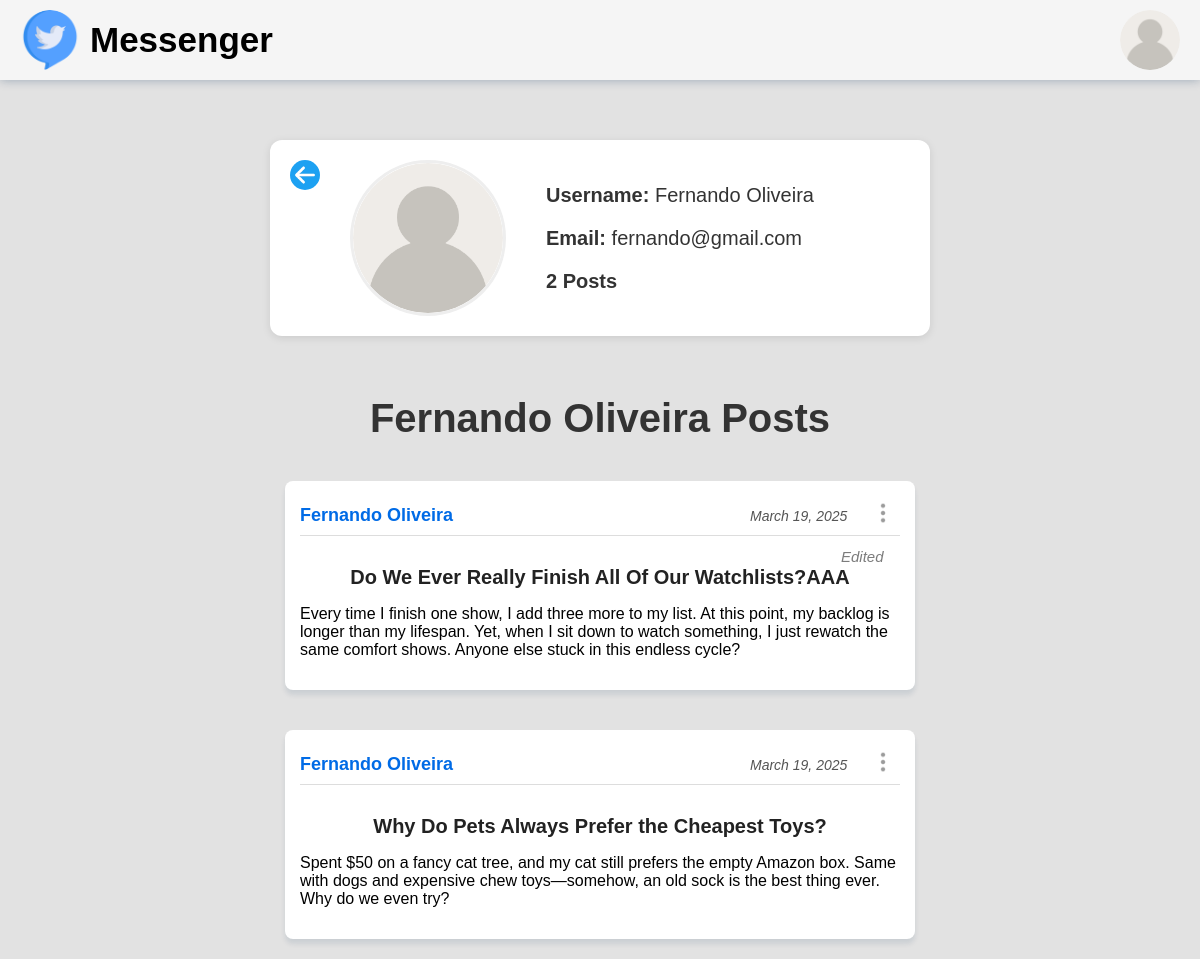
Page /user-page/7 (signed in) on the committed database.
### blog_app/models.py (models this page shows)
class Post(models.Model):
    author = models.ForeignKey(User, on_delete=models.SET_NULL, null=True)
    title = models.CharField(max_length=100)
    content = models.TextField()
    date = models.DateField(null=True)
    edited = models.BooleanField(default=False)

### blog_app/views.py (the view)
# urls.py: path('user-page/<int:user_id>', views.user_page, name="user_page"),
@login_required(login_url='login')
def user_page(request, user_id):
    if request.method == 'GET':
        user_found = User.objects.filter(id=user_id).first()
        if user_found == request.user:
            return(redirect('user_profile'))
        posts = Post.objects.filter(author=user_found)
        post_count = posts.count()
        posts = list(reversed(posts))
        context = {'user_found': user_found, 'posts': posts, 'post_count': post_count}
        return render(request, 'user_page.html', context)
    else:
        return render(request, 'user_page.html', {'user_found': None})

### templates/user_page.html
{% extends "layout.html" %}
{% block extrahead %}
    {% load static %}
    <link rel="stylesheet" href="{% static 'css/user_page.css' %}">
{% endblock %}
{% block content %}
    <div class="div-user-profile">
        <a class="a-go-back" href="{% url 'index' %}">
            <button>
                <img src="{% static 'assets/img/icons/icon_go_back_arrow.png' %}" alt="">
            </button>
        </a>
        <div class="div-user-profile-picture">
            <img src="{% static 'assets/img/user_default_profile.png' %}" alt="User Profile Picture">
        </div>
        <div class="div-user-info">
            {% if user_found == None %}
            <p><strong>Username:</strong> Not Found</p>
            {% else %}
            <p><strong>Username:</strong> {{ user_found.username }}</p>
            {% endif %}
            <p><strong>Email:</strong> {{ user_found.email }}</p>
            {% if post_count != 1 %}
                <p><strong>{{ post_count }} Posts</strong></p>
            {% else %}
                <p><strong>{{ post_count }} Post</strong></p>
            {% endif %}
        </div>
    </div>
    {% if post_count > 0 %}
        <h1>{{ user_found.username }} Posts</h1>
    {% endif %}
{% endblock %}

### templates/layout.html (shortened to what this page needs)
{% load static %}
<!DOCTYPE html>
<html lang="en">
    <head>
        <link rel="stylesheet" href="{% static 'css/layout.css' %}">
        {% block extrahead %}
        {% endblock %}
    </head>
    <body>
        {% block header %}
        <div class="div-header">
            <div class="div-header-icon-title">
                {% if user_profile.profile_picture != None %}
                    <img class="img-user-profile" src="{{ user_profile.profile_picture.url }}" alt="user-default-profile">
                {% else %}
                    <img class="img-icon-twitter" src="{% static 'assets/img/icons/icon_messenger_logo.png' %}" alt="messenger-logo">
                {% endif %}
                <p class="p-header-title">Messenger</p>
            </div>
            <button class="button-user-profile">
                <img class="img-user-profile" src="{% static 'assets/img/user_default_profile.png' %}" alt="user-default-profile">
            </button>
        </div>
        {% endblock %}
        <div class="div-content">
            {% block content %}
            {% endblock %}
            {% if posts %}
                {% for post in posts %}
                    <div class="post-div">
                        {% if post.edited %}
                        <p class="p-edited-post">Edited</p>
                        {% endif %}
                        <div class="div-post-user-date">
                            {% if post.author.username == None %}
                                <p class="p-post-author">Deleted User</p>
                            {% else %}
                            <a href="{% url 'user_page' user_id=post.author.id %}">
                                <p class="p-post-author">{{ post.author.username }}</p>
                            </a>
                            {% endif %}
                            <div class="div-post-date-menu">
                                <p class="p-post-date">{{ post.date }}</p>
                                <button class="button-dots-menu">
                                    <img class="img-dots-menu" src="{% static 'assets/img/icons/icon_dots_menu.png' %}" alt="dots menu">
                                </button>
                            </div>
                        </div>
                        <a href="{% url 'post_page' post_id=post.id %}">
                            <h1 class="h1-post-title">{{ post.title }}</h1>
                            <p "p-post-content">{{ post.content|truncatechars:280 }}</p>
                        </a>
                    </div>
                {% endfor %}
            {% endif %}
        </div>
    </body>
</html>

### static/css/layout.css (style rules this page uses)
body { font-family: Arial, sans-serif; margin: 0; padding: 0; display: flex; flex-direction: column; align-items: center; background-color: rgb(226, 226, 226); }
.div-header { display: flex; flex-direction: row; align-items: center; justify-content: space-between; position: fixed; top: 0; right: 0; left: 0; margin: 0; z-index: 100; padding: 0px 20px; background-color: rgb(245, 245, 245); font-size: 35px; font-weight: bold; box-shadow: 0 0 10px rgba(0, 45, 87, 0.32); }
.div-header-icon-title { display: flex; flex-direction: row; align-items: center; padding: 0; margin: 0; }
.p-header-title { margin: 20px 0; }
.img-user-profile, .img-icon-twitter { margin: 0; width: 60px; height: 60px; object-fit: cover; border-radius: 50%; }
.img-icon-twitter { margin: 0 10px 0 0; }
.div-content { margin-top: 120px; }
.button-user-profile { display: flex; border: none; padding: 0; border-radius: 50%; background-color: transparent; cursor: pointer; }
.post-div { position: relative; background: white; padding: 15px; border-radius: 8px; box-shadow: 0 5px 5px rgba(0, 45, 87, 0.1); width: 90%; max-width: 600px; margin: 20px 0; }
.post-div p, .post-div h1 { transition: .15s; }
.p-edited-post { position: absolute; top: 25%; right: 5%; font-size: 12px; color: rgb(124, 124, 124); font-family: Arial; font-style: italic; font-size: 15px; }
.div-post-user-date { display: flex; flex-direction: row; align-items: center; justify-content: space-between; font-size: 14px; color: #555; border-bottom: 1px solid #ddd; padding-bottom: 0px; }
.p-post-author { font-weight: bold; color: rgb(0, 107, 230); font-size: 18px; margin: 0; }
.p-post-date { font-style: italic; margin: 0; }
.h1-post-title { font-size: 20px; margin: 30px 0 10px 0; color: #222; }
.div-post-date-menu { display: flex; flex-direction: row; align-items: center; justify-content: space-between; width: 25%; position: relative; }
.button-dots-menu { display: flex; background-color: transparent; padding: 2px; margin: 0; margin-bottom: 5px; border-radius: 50%; border: none; }
.img-dots-menu { width: 30px; height: 30px; margin: 0; padding: 0; object-fit: cover; border-radius: 50%; }

### static/css/user_page.css (style rules this page uses)
h1 { text-align: center; color: #333; font-size: 40px; margin-bottom: 20px; margin-top: 0; }
a { text-decoration: none; color: black; }
.div-content { display: flex; flex-direction: column; align-items: center; justify-content: center; width: 100%; }
a { text-decoration: none; }
.div-user-profile { position: relative; font-family: 'Arial', sans-serif; font-size: 20px; color: #333; display: flex; align-items: center; justify-content: start; background-color: #fff; padding: 20px 80px; border-radius: 12px; box-shadow: 0 2px 8px rgba(0, 0, 0, 0.1); width: 50%; max-width: 500px; margin: 20px auto; margin-bottom: 60px; }
.div-user-profile p { margin: 10px 0; }
.div-user-info { display: flex; flex-direction: column; align-items: flex-start; }
.div-user-info p strong { font-weight: bold; }
.div-user-profile-picture { width: 150px; height: 150px; border-radius: 50%; overflow: hidden; border: 3px solid #eeeeee; flex-shrink: 0; margin: 0 40px 0 0; }
.div-user-profile-picture img { width: 100%; height: 100%; object-fit: cover; }
.a-go-back { margin: 0; padding: 0; }
.a-go-back button { display: flex; position: absolute; top: 20px; left: 20px; margin: 0; padding: 5px; border-radius: 50%; background-color: #1DA1F2; border: none; cursor: pointer; }
.a-go-back button img { width: 20px; height: 20px; object-fit: cover; }

### rows in the picture
Post: edited "Edited", author.username "Fernando Oliveira", date "March 19, 2025", title "Do We Ever Really Finish All Of Our Watchlists?AAA", content "Every time I finish one show, I add three more to my list. At this point, my backlog is longer than my lifespan. Yet, when I sit down to watch something, I just rewatch the same comfort shows. Anyone else stuck in this endless cycle?"
Post: author.username "Fernando Oliveira", date "March 19, 2025", title "Why Do Pets Always Prefer the Cheapest Toys?", content "Spent $50 on a fancy cat tree, and my cat still prefers the empty Amazon box. Same with dogs and expensive chew toys—somehow, an old sock is the best thing ever. Why do we even try?"

### other values in the picture
{{ user_found.username }} "Fernando Oliveira"
{{ user_found.email }} "fernando@gmail.com"
{{ post_count }} "2"
